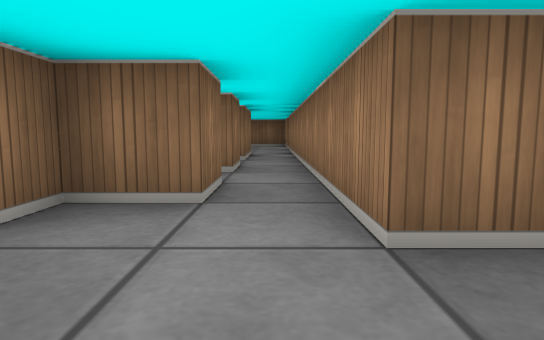
View 1 (above)

16 first-person views from a walk through a cub3D level. The camera is about half as high as the walls, tilts 6° down and sees 75° across. The floor is counted in squares. Each view is taken from the middle of a square. On the plan, view 1 faces up. The plan holds only what a view shows up to about 9 squares ahead; the rest is blank.

View 2
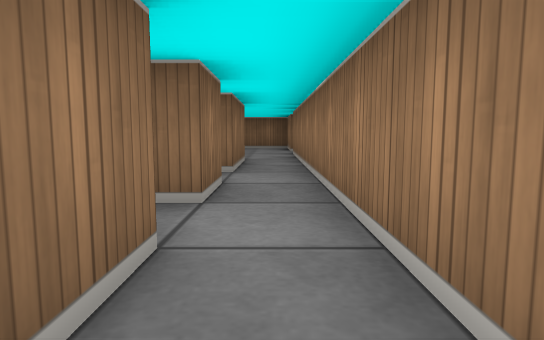

View 3
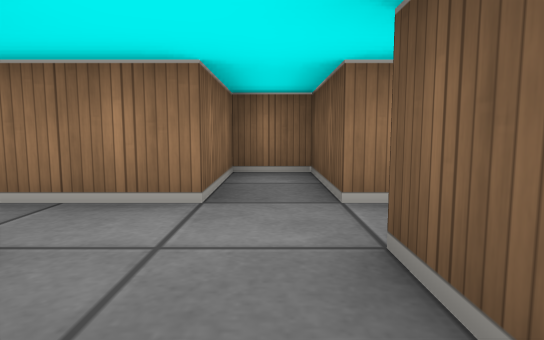

View 4
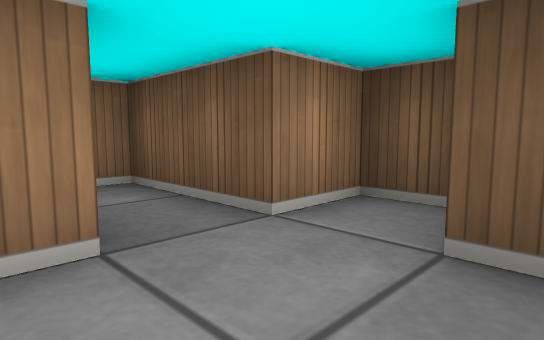

View 5
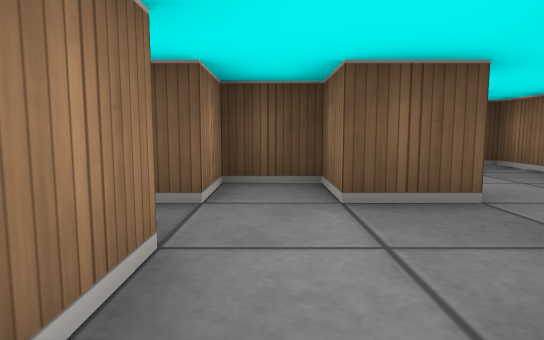

View 6
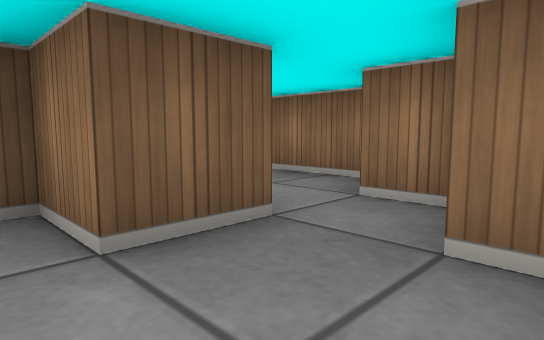

View 7
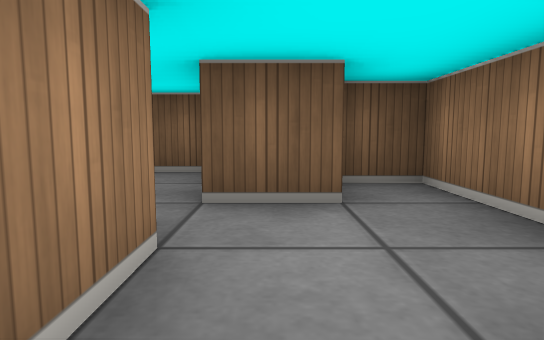

View 8
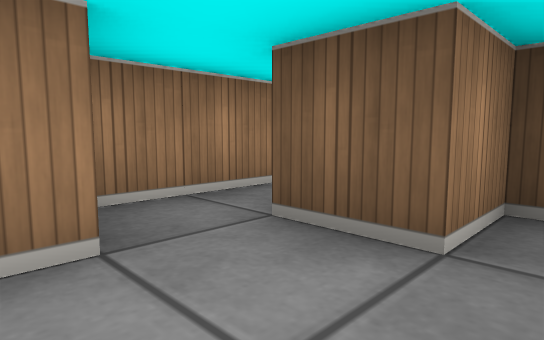

View 9
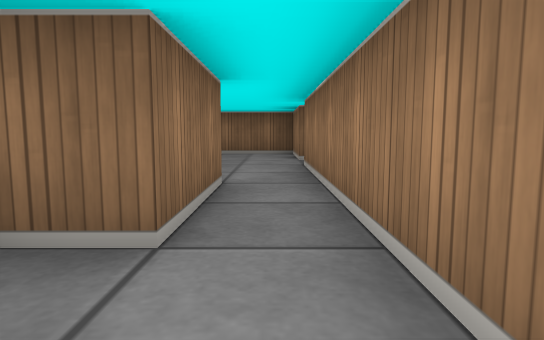

View 10
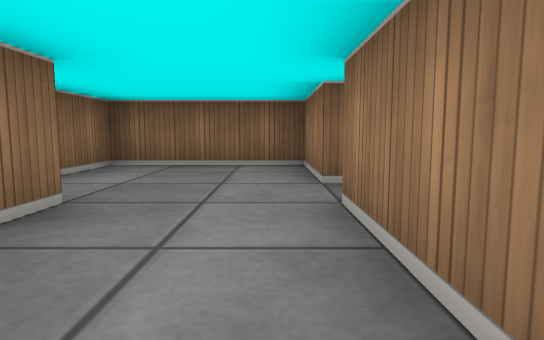

View 11
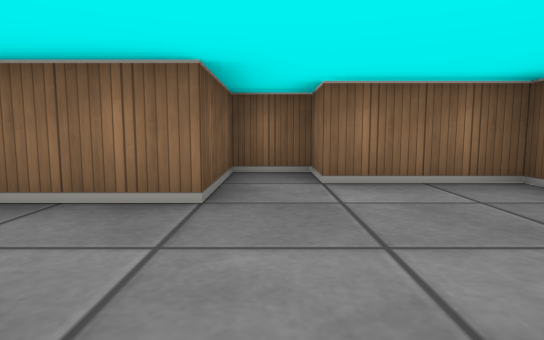

View 12
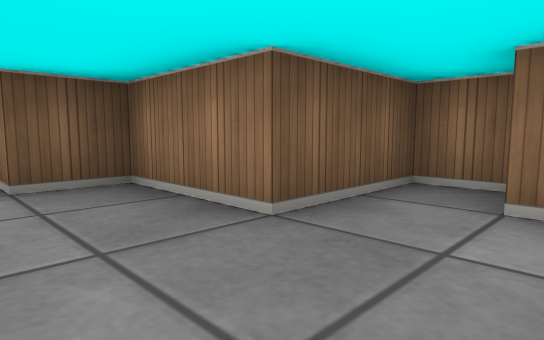

View 13
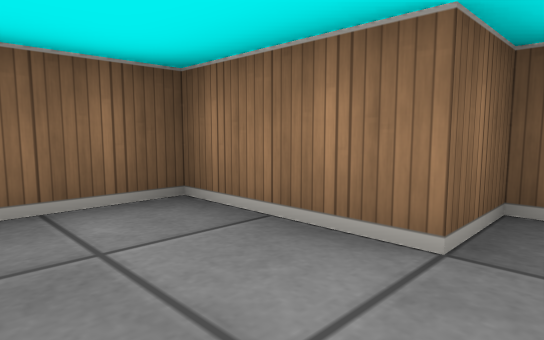

View 14
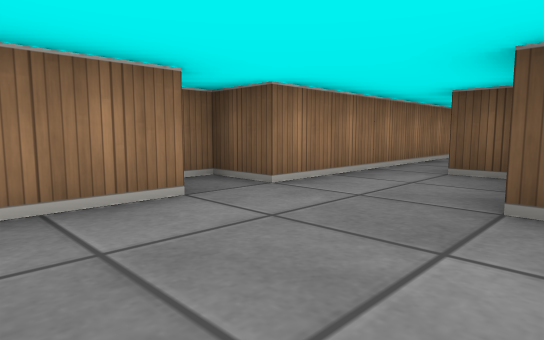

View 15
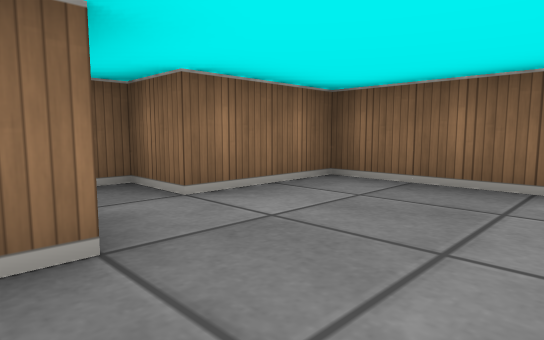

View 16
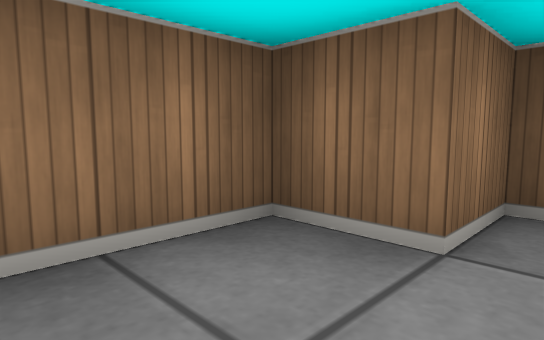

### Floor plan
Points are (right, up) in squares from view 1. A wall is a line through its corners. A room is listed if a view was taken in it or the views show most of it. See-through windows are left out.
Room 1 (views 1, 2, 3, 4, 6, 7)
walls: (-1.5, 0.5) (-0.5, 0.5) (-0.5, -0.5) (0.5, -0.5) (0.5, 0.5) (2.5, 0.5) (2.5, 1.5) (0.5, 1.5) (0.5, 2.5); (-0.5, 2.5) (-1.5, 2.5) (-1.5, 1.5); (-2.5, 1.6) (-2.5, 0.5)
ways out: opening at (0, 2) to room 2; opening at (-2, 1) to room 3
Room 2 (views 5, 9)
walls: (-0.5, 5.5) (-0.5, 4.5) (-0.9, 4.5); (-0.5, 3.5) (-0.5, 2.5); (-0.5, 6.5) (-1.2, 6.5); (0.5, 2.5) (0.5, 6.5)
ways out: opening at (0, 2) to room 1; opening at (0, 6) to room 4
Room 3 (views 8, 16)
walls: (-1.5, -0.6) (-1.5, 0.5); (-2.5, 0.5) (-3.5, 0.5) (-3.5, -2.5) (-2.5, -2.5) (-2.5, -1.5) (-1.5, -1.5); (-0.5, -2.5) (-0.5, -0.8)
ways out: opening at (-2, 1) to room 1
Room 4 (views 10, 11, 12, 13, 14, 15)
walls: (0.5, 6.5) (0.5, 10.5) (1.5, 10.5) (1.5, 11.5) (0.5, 11.5) (0.5, 13.5) (-2.5, 13.5) (-2.5, 11.5) (-3.5, 11.5) (-3.5, 10.5) (-1.5, 10.5) (-1.5, 8.5) (-0.5, 8.5) (-0.5, 6.5)
ways out: opening at (0, 6) to room 2

Where each view was taken, in squares from view 1:
view 1: 0 up, 0 right, facing up
view 2: 2 up, 0 right, facing up
view 3: 1 up, 2 left, facing right
view 4: 2 up, 1 left, facing down-right
view 5: 3 up, 0 right, facing down
view 6: 2 up, 0 right, facing down-left
view 7: 1 up, 2 left, facing down
view 8: 0 up, 3 left, facing down-right
view 9: 5 up, 0 right, facing up
view 10: 8 up, 0 right, facing up
view 11: 11 up, 1 right, facing left
view 12: 12 up, 0 right, facing down-left
view 13: 11 up, 1 left, facing up-right
view 14: 13 up, 2 left, facing down-right
view 15: 10 up, 0 right, facing up-left
view 16: 1 down, 2 left, facing up-left
